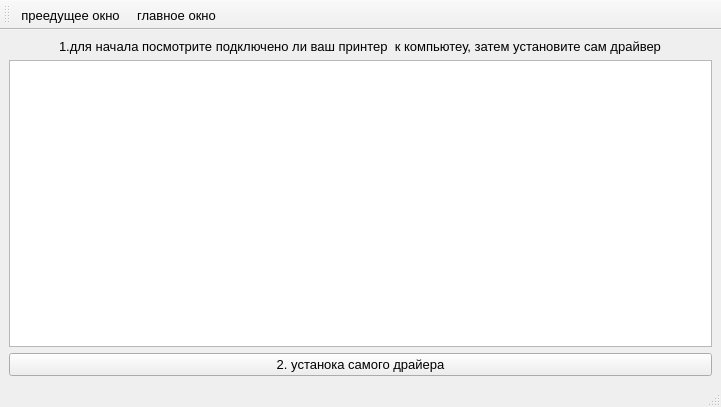
<?xml version="1.0" encoding="UTF-8"?>
<ui version="4.0">
 <class>driverconection</class>
 <widget class="QMainWindow" name="driverconection">
  <property name="geometry">
   <rect>
    <x>0</x>
    <y>0</y>
    <width>721</width>
    <height>407</height>
   </rect>
  </property>
  <property name="font">
   <font>
    <pointsize>10</pointsize>
   </font>
  </property>
  <property name="windowTitle">
   <string>драйвера: подключение к компьютеру</string>
  </property>
  <widget class="QWidget" name="centralwidget">
   <layout class="QGridLayout" name="gridLayout">
    <item row="1" column="0">
     <widget class="QTableView" name="drivcon">
      <property name="font">
       <font>
        <pointsize>11</pointsize>
       </font>
      </property>
     </widget>
    </item>
    <item row="2" column="0">
     <widget class="QPushButton" name="deflr">
      <property name="text">
       <string>2. устанока самого драйера</string>
      </property>
     </widget>
    </item>
    <item row="0" column="0" alignment="Qt::AlignHCenter|Qt::AlignTop">
     <widget class="QLabel" name="label">
      <property name="sizePolicy">
       <sizepolicy hsizetype="Preferred" vsizetype="Expanding">
        <horstretch>0</horstretch>
        <verstretch>0</verstretch>
       </sizepolicy>
      </property>
      <property name="font">
       <font>
        <pointsize>10</pointsize>
       </font>
      </property>
      <property name="text">
       <string>1.для начала посмотрите подключено ли ваш принтер  к компьютеу, затем установите сам драйвер</string>
      </property>
     </widget>
    </item>
   </layout>
  </widget>
  <widget class="QMenuBar" name="menubar">
   <property name="geometry">
    <rect>
     <x>0</x>
     <y>0</y>
     <width>721</width>
     <height>21</height>
    </rect>
   </property>
  </widget>
  <widget class="QStatusBar" name="statusbar"/>
  <widget class="QToolBar" name="toolBar">
   <property name="windowTitle">
    <string>toolBar</string>
   </property>
   <attribute name="toolBarArea">
    <enum>TopToolBarArea</enum>
   </attribute>
   <attribute name="toolBarBreak">
    <bool>false</bool>
   </attribute>
   <addaction name="nazad"/>
   <addaction name="main"/>
  </widget>
  <action name="main">
   <property name="icon">
    <iconset>
     <normaloff>icon/menu.png</normaloff>icon/menu.png</iconset>
   </property>
   <property name="text">
    <string>главное окно</string>
   </property>
   <property name="toolTip">
    <string>главное меню</string>
   </property>
  </action>
  <action name="nazad">
   <property name="icon">
    <iconset>
     <normaloff>icon/28.png</normaloff>icon/28.png</iconset>
   </property>
   <property name="text">
    <string>преедущее окно</string>
   </property>
  </action>
 </widget>
 <resources/>
 <connections/>
</ui>
